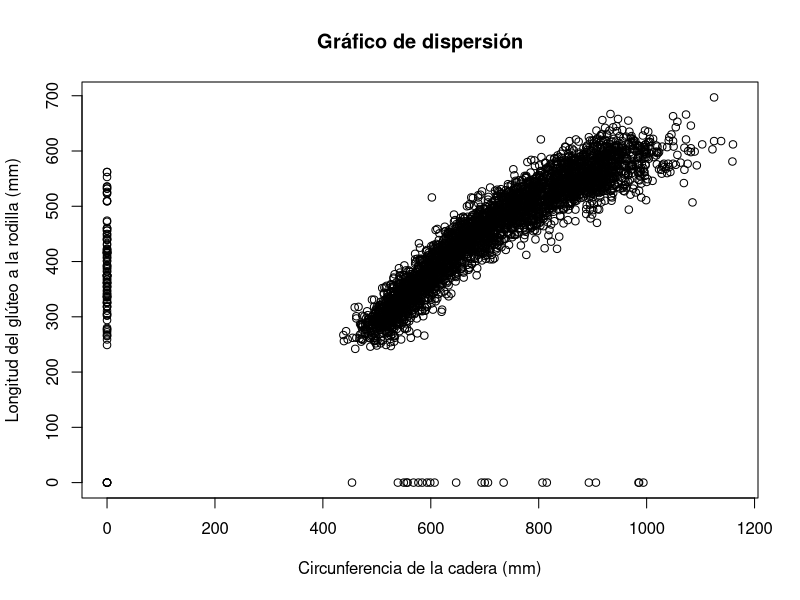
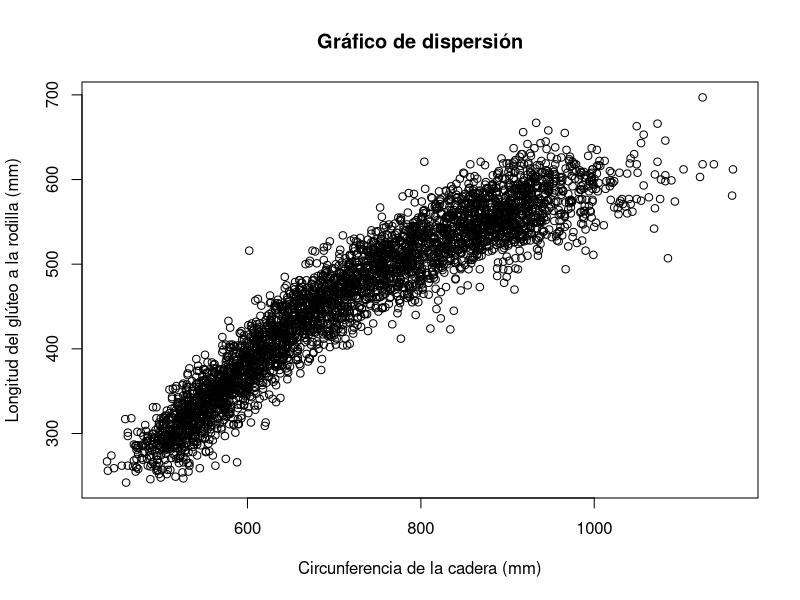
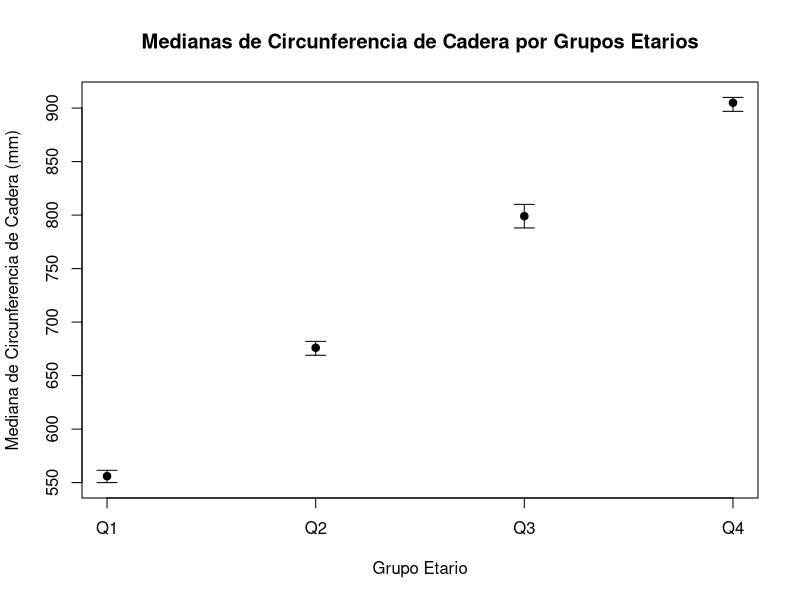

Write R code to recreate these figures, in order.
## ---- chunk 1
knitr::opts_chunk$set(echo = TRUE)
rm(list=ls())
## ---- chunk 2
datos <- read.csv("individuals.csv", sep=";")
attach(datos)
## ---- chunk 3
plot(
  HIP.CIRCUMFERENCE, BUTTOCK.KNEE.LENGTH,
  main = "Gráfico de dispersión",
  xlab = "Circunferencia de la cadera (mm)", 
  ylab = "Longitud del glúteo a la rodilla (mm)"
)
## ---- chunk 4
plot(HIP.CIRCUMFERENCE[HIP.CIRCUMFERENCE != 0 & BUTTOCK.KNEE.LENGTH != 0],
     BUTTOCK.KNEE.LENGTH[HIP.CIRCUMFERENCE != 0 & BUTTOCK.KNEE.LENGTH != 0],
     main = "Gráfico de dispersión",
     xlab = "Circunferencia de la cadera (mm)",
     ylab = "Longitud del glúteo a la rodilla (mm)"
)
## ---- chunk 5
poblacion_femenina <- datos[SEX == 2, ]

poblacion_femenina <- poblacion_femenina[
  poblacion_femenina$HIP.CIRCUMFERENCE != 0 & poblacion_femenina$BUTTOCK.KNEE.LENGTH != 0,
  ]
## ---- chunk 6
quartiles <- quantile(poblacion_femenina$AGE.IN.MONTHS, probs = c(0.25, 0.5, 0.75))
poblacion_femenina$group <- cut(poblacion_femenina$AGE.IN.MONTHS, breaks = c(-Inf, quartiles, Inf), labels = c("Q1", "Q2", "Q3", "Q4"))

ic_bootstrap <- function(data, n_bootstrap = 1000, conf_level = 0.95) {
  medians <- c()
  
  for (i in 1:n_bootstrap){
    medians <- c(medians, median(sample(data, replace = TRUE)))
  }

  lower_bound <- quantile(medians, (1 - conf_level) / 2)
  upper_bound <- quantile(medians, 1 - (1 - conf_level) / 2)
  list(median = median(data), lower = lower_bound, upper = upper_bound)
}

results <- lapply(split(poblacion_femenina$HIP.CIRCUMFERENCE, poblacion_femenina$group), ic_bootstrap)

for (i in 1:4) {
  cat("Grupo", names(results)[i], "\n")
  cat("Mediana:", results[[i]]$median, "\n")
  cat("Intervalo de confianza:", results[[i]]$lower, "-", results[[i]]$upper, "\n\n")
}

## ---- chunk 7
groups <- names(results)

medians <- sapply(results, function(x) x$median)
lower_bounds <- sapply(results, function(x) x$lower)
upper_bounds <- sapply(results, function(x) x$upper)

plot(1:4, results$medians, ylim = range(c(lower_bounds, upper_bounds)), xaxt = "n",
     xlab = "Grupo Etario", ylab = "Mediana de Circunferencia de Cadera (mm)",
     main = "Medianas de Circunferencia de Cadera por Grupos Etarios")
axis(1, at = 1:4, labels = groups)
arrows(1:4, lower_bounds, 1:4, upper_bounds, angle = 90, code = 3, length = 0.1)
points(1:4, medians, pch = 19)
